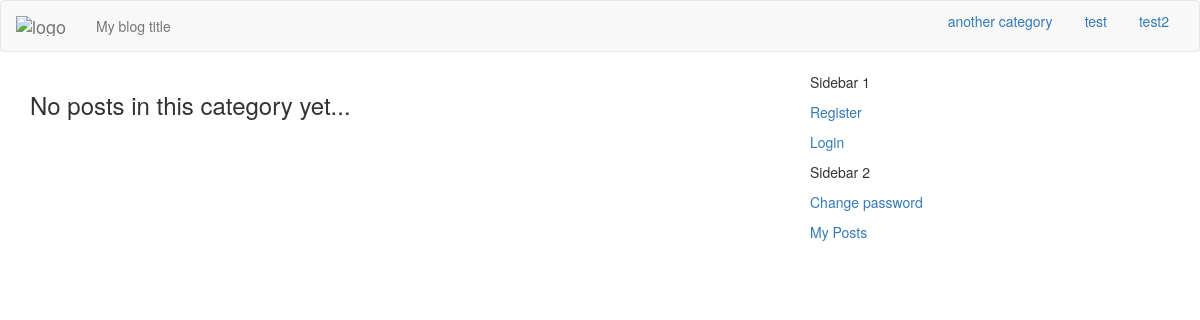
The page /?cat2/ on the database as committed earlier.
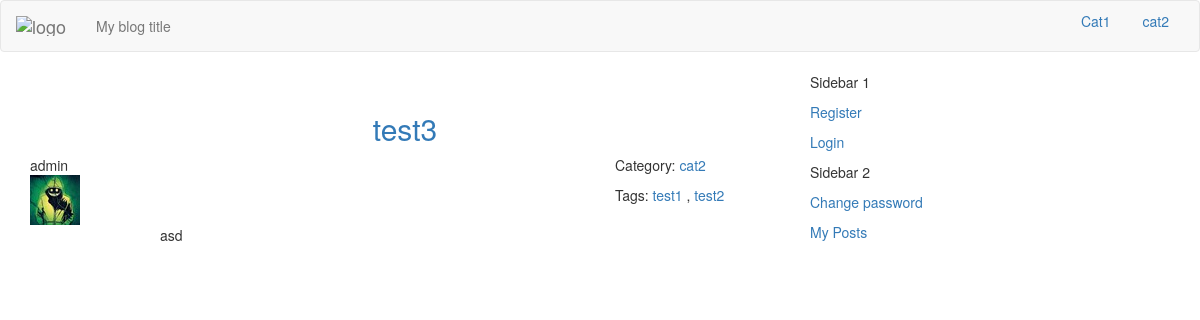
The same page on the database as committed later.
### blog/models.py (models this page shows, shortened)
class Category(models.Model):
    index_together = [
    ["id","name", "order", "slug"],
    ]
    name = models.CharField(max_length=30, unique=True)
    description = models.TextField(max_length=250)
    slug = models.SlugField("URL",blank=True, max_length=150)
    order = models.SmallIntegerField(blank=True, default=1)
    class Meta:
        verbose_name_plural = "categories"
    def __str__(self):
        return self.name

class Post(models.Model):
    index_together = [
    ["title", "description", "post_thumbnail", "author", "category",
     "url", "published", "status","main_tag"],
    ]
    title = models.CharField(max_length=150)
    description = models.CharField(max_length=150)
    text = models.TextField()
    today = datetime.date.today()
    post_image = models.ImageField(upload_to =
                        str(today.year)+'/'
                        +str(today.month)+'/'+str(today.day)+'/', blank=True)
    post_image.short_description = 'Image'
    """post_thumbnail = ImageSpecField(source='post_image',
                                processors=[ResizeToFit(640, 480)],
                                format='JPEG',
                                options={'quality': 85})"""
    def get_image(self):
        return mark_safe('<img src="%s" class ="img-responsive center-block"/>'\
                         % (self.post_thumbnail.url))
    get_image.short_description = 'Thumbnail'
    created = models.DateTimeField(auto_now_add=True)
    edited = models.DateTimeField(auto_now=True)
    published = models.DateTimeField(default=timezone.now)
    author = models.ForeignKey(settings.AUTH_USER_MODEL,
                               default = 1,
                               on_delete=models.SET_DEFAULT) ###
    category = models.ForeignKey('Category')
    tags = models.ManyToManyField('Tag',
                                        related_name='posts',
                                        related_query_name='tag',
                                        blank=True)
    main_tag = models.CharField(max_length=33, blank=True)
    url = models.SlugField(blank=True)
    STATUS = (
                ("D", "Draft"),
                ("P","Published"),
    )
    status = models.CharField(max_length=1, choices=STATUS, default="D")
    class Meta:
        ordering = ['-published']
        verbose_name_plural = "posts"
    def get_absolute_url(self):
        cat_url = slugify(self.main_tag)
        post_url = slugify(self.title)
        return "/%s/%s-%i/" % (cat_url, self.url, self.id)
    def get_tags_list(self):
        return self.tags.all()

class myUser(AbstractBaseUser):
    index_together = [
    ["id", "username", "avatar"],
    ]
    username = models.CharField("Username", max_length=30,
                                blank=False,
                                unique=True)
    avatar = ProcessedImageField(upload_to='avatars',
                                 processors=[ResizeToFit(50, 50)],
                                 format='JPEG',
                                 options={'quality': 90}, blank=True)
    email = models.EmailField(unique=True, blank=False)
    is_active = models.BooleanField("Is active", default=True)
    is_it_staff = models.BooleanField("Is stuff", default=False)
    is_it_superuser = models.BooleanField("Is admin", default=False)
    moderated = models.BooleanField("Moderated", default=True)
    last_login = models.DateTimeField(auto_now=True)
    date_joined = models.DateTimeField(auto_now_add=True)
    REQUIRED_FIELDS = ['email',]
    USERNAME_FIELD = 'username'
    objects = MyUserManager()
    def get_avatar(self):
        return mark_safe('<img src="%s" class ="img-responsive"/>'\
                         % (self.avatar.url))
    get_avatar.short_description = 'Current avatar'
    def __str__(self):
        return self.username.lower()
    class Meta:
        verbose_name_plural = "users"

class Tag(models.Model):
    name = models.CharField(max_length=30, unique=True)
    url = models.CharField(max_length=30, unique=True, blank=True, null=True)
    class Meta:
        verbose_name_plural = "tags"
    def __str__(self):
        return self.name

### blog/views.py (the view)
# urls.py: url(r'^\?pop=(?P<pop>[-\w]+)/$', views.list, name='list_pop'),
def list(request, category=None, tag=None, pop=None):
    context = {}
    if request.is_ajax() == True :
        template = 'list_ajax.html'
    else:
        template = 'list.html'
    if tag:
        post_list= Post.objects.select_related("author", "category")\
            .prefetch_related('tags').filter(tags__url=tag)\
            .filter(status="P")#.order_by('-published')
        cat = Tag.objects.get(url=tag)      # переписать
        context['tag'] = cat
        if category:
            post_list = post_list.filter(category__slug=category)
            context['category'] = category
    else:
        if category:
            post_list= Post.objects.select_related("author", "category")\
                .prefetch_related('tags').filter(category__slug=category)\
                .filter(status="P")
        else:
            post_list = Post.objects.select_related("author", "category")\
                .prefetch_related('tags').filter(status="P")#.order_by('-published')
    paginator = Paginator(post_list, 5)
    page = request.GET.get('page')
    try:
        posts = paginator.page(page)
    except PageNotAnInteger:
        posts = paginator.page(1)
    except EmptyPage:
        return HttpResponse('')
    context['posts'] = posts
    context['cat_list'] = cat_list
    context['page'] = page
    return render(request, template, context )

### blog/templatetags/post_header.py (called while the page is built)
@register.inclusion_tag('partials/post_header.html', takes_context=True)
def post_header(context):
    return {
    'post': context['post'],
    }

### templates/list.html (shortened to what this page needs)
{% extends "index.html" %}
{% block content %}
{% include "list_ajax.html" %}
{% endblock %}

### templates/index.html (shortened to what this page needs)
{% load staticfiles %}
{% load compress %}
<!DOCTYPE html>
<html>
<head>
    {% compress css %}
    <link rel="stylesheet" href="/static/css/backtotop.css" type="text/css">
    <link rel="stylesheet" href="/static/css/bootstrap.min.css" type="text/css" />
    <link rel="stylesheet" href="/static/css/custom.css" type="text/css" />
    <link rel="stylesheet" href="/static/css/summernote.css" rel="stylesheet">
    <link rel="stylesheet" href="/static/css/django_summernote.css" rel="stylesheet">
    <link rel="stylesheet" href="/static/css/django_summernote_inplace.css" rel="stylesheet">
    <link rel="stylesheet" href="/static/css/blueimp-gallery.min.css" type="text/css">
    <link rel="stylesheet" href="/static/css/tagmanager.css" type="text/css">
    {% endcompress %}
</head>
<body>
  <div class="navbar navbar-default">
    <div class="container-fluid">
      <div class="navbar-header">
        <a class="navbar-brand ajax-menu" url=""
        href="/">
          <img alt="logo" src="#" /></a>
        <p class="navbar-text">
          My blog title
        </p>
      </div>
      <ul class="nav nav-pills pull-right">
        {% for cat in cat_list %}
          {% if category and cat|slugify == category %}
            <li role="presentation" class="active">
            <a href="{{ request.scheme }}://{{ request.get_host }}?{{ cat|slugify }}"
             url = "{{cat|slugify}}" class="ajax-menu menu" id="{{cat|slugify}}">
              {{ cat }}</a></li>
          {% else %}
            <li role="presentation">
            <a href="{{ request.scheme }}://{{ request.get_host }}?{{ cat|slugify }}"
            url = "{{cat|slugify}}"  class="ajax-menu menu" id="{{cat|slugify}}">
              {{ cat }}</a></li>
          {% endif %}
        {% endfor %}
      </ul>
    </div>
  </div>
<div class="container">
<div class="row">
  <div class="col-md-4 pull-right sidebar">
    <div class="sidebar1">
      <p>
        Sidebar 1<br />
      {% if user.is_authenticated %}
        <p><a href="{% url 'dashboard' %}" single_page
          url = "dashboard" class="ajax-menu">
          {{ user.username }}
                              {% if user.avatar %}
                              {{ user.get_avatar}}
                              {% endif %}</a></p>
        <p><a href="{% url 'add_post' %}" single_page
          url = "add-post" class="ajax-menu">Add Post</a></p>
        <p><a href="{% url 'logout' %}">Logout</a></p>
      {% else %}
        <p><a href="{% url 'signup' %}">Register</a></p>
        <p><a href="{% url 'login' %}">Login</a></p>
      {% endif %}
      </p>
    </div>
    <div class="sidebar2">
      <p>
        Sidebar 2<br />
        <p><a href="{% url 'password_change' %}">Change password</a></p>
        <p><a href="{% url 'my_posts' %}">My Posts</a></p>
      </p>
    </div>
  </div>
<div class="col-md-8 main">
<div class="content">
  <div class="posts">
  {% block content %}
  {% endblock %}
  </div>
</div>
</div>
</div>
</div>
</body>
</html>

### templates/list_ajax.html (shortened to what this page needs)
{% load post_header %}
{% load imagekit %}
{% autoescape off %}
{% for post in posts %}
  <div class="post">
    <a href="{{ post.get_absolute_url }}" class="center-block
     post-title">
      <h2 class="text-center center-block">
      {{ post.title }}</h2></a>
  {% post_header %}
    <div class="row">
    <div class="post-description col-md-8 col-md-offset-2">
    {% if post.description %}
      {{ post.description }}
    {% endif %}
    </div>
    </div>
  </div>
{% empty %}
<div class="post">
    <h3>No posts in this category yet...</h3>
</div>
{% endfor %}
{% endautoescape %}

### templates/partials/post_header.html
<div class="row post_header">
  <div class="col-md-3 pull-left">
    <div class="post-author">
      <div class="author-name">
        {{ post.author }}
      </div>
      <div class="author-avatar">
        {% if post.author.avatar %}
        {{ post.author.get_avatar }}
        {% else %}
        <img src="/static/img/avatar.jpg" class ="img-avatar"/>
        {% endif %}
      </div>
    </div>
  </div>
  <div class="col-md-3 col-md-offset-6">
    <div class="post_category">
      <p>
        Category: <a href="cat/{{ post.category }}"
          class="post-category ajax-menu"
          url = "cat/{{ post.category }}">
           {{ post.category }}</a>
      </p>
      {% if post.get_tags_list %}<p>
        Tags:
        {% for tag in post.get_tags_list %}
        <a href="/{{ tag.url }}" class="ajax-menu"
        url = "{{ tag.url }}">{{ tag}}</a>
        {% if not forloop.last %},{% endif %}
        {% endfor %}
      </p>
      {% endif %}
    </div>
  </div>
</div>

Rows that differ between the two databases and show on the page:
removed Category: name "another category"
removed Category: name "test"
removed Category: name "test2"
added Category: name "Cat1"
added Category: name "cat2"
added Post: title "test3", author "admin", category "cat2", description "asd"
added Tag: name "test1"
added Tag: name "test2"
Other text that changed with them:
text no longer shown: "No posts in this category yet..."
